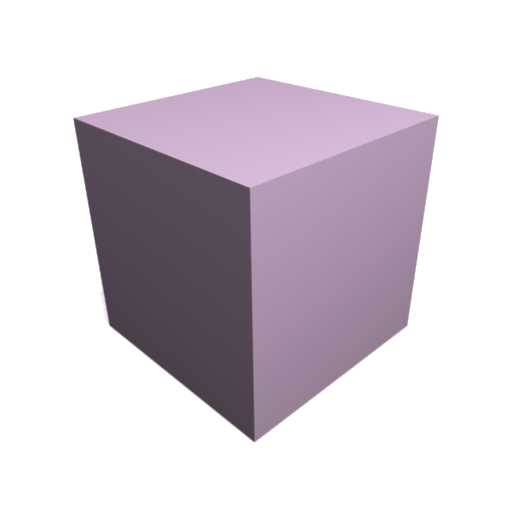
#> input picture cube.png, 512 x 512 px
$ python HoughTransCV.py
#> lines starting #> are read from the running program, lines starting #| are printed output that depends on the picture; after the words box and inside, x2 and y2 are one past the last pixel; in counts of white or black regions, pixels touching at a corner belong together
import cv2
import numpy as np

img = cv2.imread('cube.png')
#> img is the input picture: shape (512, 512, 3); mean B, G, R 215.1, 207.6, 214.9
edges = edges = cv2.Canny(img, 100, 200)
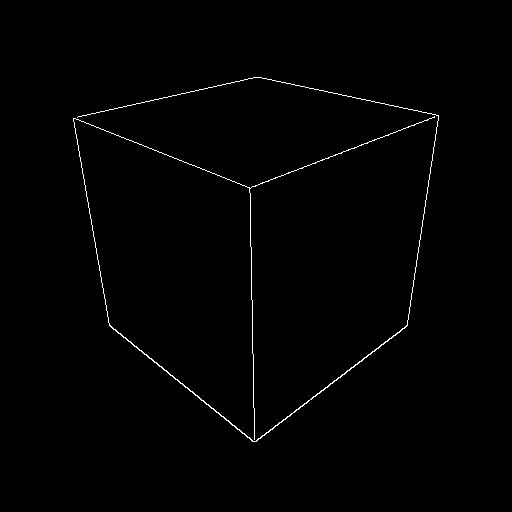
#> edges: shape (512, 512); 0.74% white in thin lines or dots, all inside (x1, y1, x2, y2) = (73, 77, 439, 442)
#~ print(edges)

minLineLength = 100
maxLineGap = 5
rho = 10
theta = 2
lines = cv2.HoughLinesP(edges,rho,theta * np.pi/180,100,minLineLength,maxLineGap)
#> lines = 49 rows, first 6: [251, 247, 251, 262], [341, 152, 358, 146], [115, 330, 164, 369], [252, 316, 252, 344], [414, 278, 414, 273], [367, 100, 374, 101]
print(lines)
#> (printed output is left out)

new_lines = []
for line in lines:
    for x1,y1,x2,y2 in line:
        new_lines.append((x1, y1, x2, y2))
#> this loop made 49 passes
#> line on passes 1 to 12: [[251, 247, 251, 262]], [[341, 152, 358, 146]], [[115, 330, 164, 369]], [[252, 316, 252, 344]], [[414, 278, 414, 273]], [[367, 100, 374, 101]], [[319, 393, 376, 348]], [[396, 131, 410, 126]], [[167, 155, 178, 159]], [[301, 86, 317, 89]], [[408, 319, 412, 287]], [[230, 180, 241, 184]]
#> after the loop, new_lines = 49 items, first 6: (251, 247, 251, 262), (341, 152, 358, 146), (115, 330, 164, 369), (252, 316, 252, 344), (414, 278, 414, 273), (367, 100, 374, 101)
print(new_lines)
#> (printed output is left out)


cv2.imwrite('houghlines5.jpg',img)
